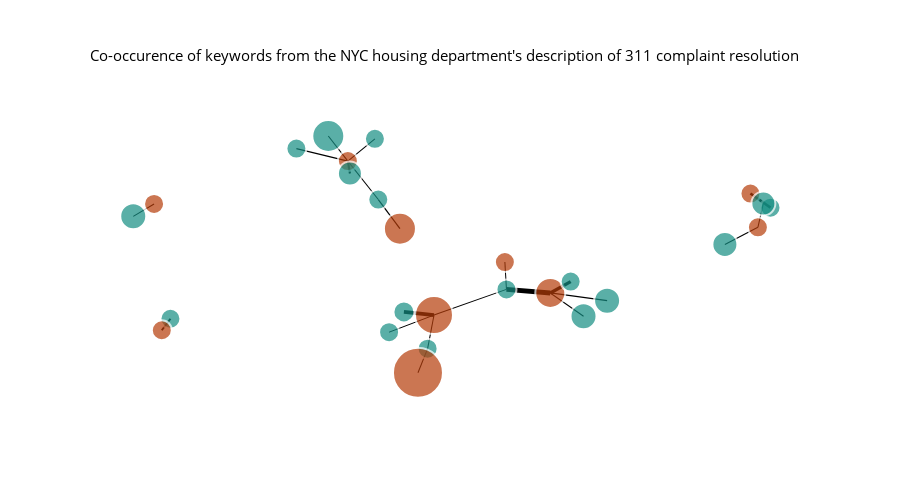

Notebook code cell kept with this figure:
### Markdown cell above
### Plot the network

### Code cell
layout = go.Layout(
    paper_bgcolor='rgba(0,0,0,0)', # transparent background
    plot_bgcolor='rgba(0,0,0,0)', # transparent 2nd background
    xaxis =  {'showgrid': False, 'zeroline': False}, # no gridlines
    yaxis = {'showgrid': False, 'zeroline': False}, # no gridlines
    title = "Co-occurence of keywords from the NYC housing department's description of 311 complaint resolution",
    title_font_color="black",
    title_font_size = 15,
    title_x = .1,
    title_y = .9,

)

# Create figure
fig = go.Figure(layout = layout)

# Add all edge traces
for trace in edge_trace:
    fig.add_trace(trace)
    
# Add node trace
fig.add_trace(node_trace)

# Remove legend
fig.update_layout(showlegend = False, width = 900, height = 500)

# Remove tick labels
fig.update_xaxes(showticklabels = False)
fig.update_yaxes(showticklabels = False)

# Show figure
fig.show()

#Write to HTML
fig.write_html('output/network_process_outcome_{}.html'.format(which_variable))

### Figure 1 — Plotly figure (JSON) as saved in the notebook; plotly's stock layout.template omitted (floating-point values rounded to 4 significant figures)
{"data": [{"hoverinfo": "text", "line": {"color": "black", "width": 1.056}, "mode": "lines", "text": ["CLOSED THIS COMPLAINT ADMINISTRATIVELY--RESOLUTION PROCESS UNKNOWN: 1.055585596308955"], "type": "scatter", "x": [-0.2463, -0.3305, null], "y": [0.9091, 0.7271, null]}, {"hoverinfo": "text", "line": {"color": "black", "width": 1.185}, "mode": "lines", "text": ["RESOLUTION PROCESS UNKNOWN--COMPLAINT CONDITIONS ARE STILL OPEN: 1.1846610779529212"], "type": "scatter", "x": [-0.3305, -0.4908, null], "y": [0.7271, 0.8291, null]}, {"hoverinfo": "text", "line": {"color": "black", "width": 1.088}, "mode": "lines", "text": ["RESOLUTION PROCESS UNKNOWN--IDENTIFIED POTENTIAL LEAD: 1.0878459646199279"], "type": "scatter", "x": [-0.3305, -0.3915, null], "y": [0.7271, 0.9319, null]}, {"hoverinfo": "text", "line": {"color": "black", "width": 2.129}, "mode": "lines", "text": ["RESOLUTION PROCESS UNKNOWN--ORIGINAL COMPLAINT IS STILL OPEN: 2.1291060892040337"], "type": "scatter", "x": [-0.3305, -0.3241, null], "y": [0.7271, 0.626, null]}, {"hoverinfo": "text", "line": {"color": "black", "width": 1.001}, "mode": "lines", "text": ["RESOLUTION PROCESS UNKNOWN--OUTCOME UNKNOWN CLOSED: 1.0012900519761714"], "type": "scatter", "x": [-0.3305, -0.2358, null], "y": [0.7271, 0.4134, null]}, {"hoverinfo": "text", "line": {"color": "black", "width": 1.028}, "mode": "lines", "text": ["COMPLAINT WAS ADDRESSED--CONTACTED AN OCCUPANT: 1.0278528796612765"], "type": "scatter", "x": [-0.9989, -0.934, null], "y": [0.2763, 0.3774, null]}, {"hoverinfo": "text", "line": {"color": "black", "width": 2.558}, "mode": "lines", "text": ["CONDITIONS WERE CORRECTED--CONTACTED A TENANT: 2.5575099049465218"], "type": "scatter", "x": [0.9857, 0.9233, null], "y": [0.3474, 0.4624, null]}, {"hoverinfo": "text", "line": {"color": "black", "width": 1}, "mode": "lines", "text": ["DID NOT HAVE ENOUGH TIME TO INSPECT--ATTEMPTED AND FAILED TO INVESTIGATE ORIGINAL PROPERTY: 1.0"], "type": "scatter", "x": [-0.2021, -0.06225, null], "y": [-0.669, -0.5294, null]}, {"hoverinfo": "text", "line": {"color": "black", "width": 1.034}, "mode": "lines", "text": ["ATTEMPTED AND FAILED TO INVESTIGATE ORIGINAL PROPERTY--NO VIOLATIONS WERE ISSUED: 1.0340174689815052"], "type": "scatter", "x": [-0.06225, 0.1634, null], "y": [-0.5294, -0.3197, null]}, {"hoverinfo": "text", "line": {"color": "black", "width": 3.787}, "mode": "lines", "text": ["ATTEMPTED AND FAILED TO INVESTIGATE ORIGINAL PROPERTY--NOT ABLE TO GAIN ACCESS: 3.7869475760512845"], "type": "scatter", "x": [-0.06225, -0.156, null], "y": [-0.5294, -0.5033, null]}, {"hoverinfo": "text", "line": {"color": "black", "width": 1.013}, "mode": "lines", "text": ["ATTEMPTED AND FAILED TO INVESTIGATE ORIGINAL PROPERTY--VIOLATION WAS ISSUED: 1.012864244134968"], "type": "scatter", "x": [-0.06225, -0.08216, null], "y": [-0.5294, -0.8033, null]}, {"hoverinfo": "text", "line": {"color": "black", "width": 1.075}, "mode": "lines", "text": ["LITERATURE HAS BEEN MAILED--LITERATURE PREPARATION: 1.075045202831766"], "type": "scatter", "x": [0.8437, 0.9465, null], "y": [0.04676, 0.1865, null]}, {"hoverinfo": "text", "line": {"color": "black", "width": 1.041}, "mode": "lines", "text": ["LITERATURE PREPARATION--LITERATURE WILL BE EMAILED WITHIN 24 HOURS: 1.0409121052900068"], "type": "scatter", "x": [0.9465, 0.9635, null], "y": [0.1865, 0.3814, null]}, {"hoverinfo": "text", "line": {"color": "black", "width": 1.009}, "mode": "lines", "text": ["NO VIOLATIONS WERE ISSUED--AT THE TIME OF THE INSPECTION: 1.0086358663923323"], "type": "scatter", "x": [0.1634, 0.1585, null], "y": [-0.3197, -0.09661, null]}, {"hoverinfo": "text", "line": {"color": "black", "width": 5}, "mode": "lines", "text": ["NO VIOLATIONS WERE ISSUED--INSPECTED THE FOLLOWING CONDITIONS: 5.0"], "type": "scatter", "x": [0.1634, 0.2999, null], "y": [-0.3197, -0.349, null]}, {"hoverinfo": "text", "line": {"color": "black", "width": 1.001}, "mode": "lines", "text": ["INSPECTED THE FOLLOWING CONDITIONS--SECTION 8 FAILURE WAS ISSUED: 1.0006008150679886"], "type": "scatter", "x": [0.2999, 0.4034, null], "y": [-0.349, -0.5388, null]}, {"hoverinfo": "text", "line": {"color": "black", "width": 3.395}, "mode": "lines", "text": ["INSPECTED THE FOLLOWING CONDITIONS--VIOLATIONS WERE ISSUED: 3.3954972878300937"], "type": "scatter", "x": [0.2999, 0.3634, null], "y": [-0.349, -0.2563, null]}, {"hoverinfo": "text", "line": {"color": "black", "width": 1.301}, "mode": "lines", "text": ["INSPECTED THE FOLLOWING CONDITIONS--VIOLATIONS WERE PREVIOUSLY ISSUED: 1.3005367659145142"], "type": "scatter", "x": [0.2999, 0.4769, null], "y": [-0.349, -0.4124, null]}, {"hoverinfo": "text", "line": {"color": "black", "width": 1.187}, "mode": "lines", "text": ["OUTCOME UNKNOWN CLOSED--CONDUCTED OR ATTEMPTED TO CONDUCT AN INSPECTION: 1.1871731651051143"], "type": "scatter", "x": [-0.2358, -0.1684, null], "y": [0.4134, 0.1754, null]}, {"hoverinfo": "text", "line": {"color": "black", "width": 1.983}, "mode": "lines", "text": ["RESTORED--ADVISED BY A TENANT IN THE BUILDING: 1.9832712680031968"], "type": "scatter", "x": [-0.8831, -0.91, null], "y": [-0.5593, -0.6532, null]}, {"hoverinfo": "text", "line": {"color": "black", "width": 1.012}, "mode": "lines", "text": ["VIOLATION WAS ISSUED--BY INSPECTING ANOTHER APARTMENT: 1.01183945767938"], "type": "scatter", "x": [-0.08216, -0.1122, null], "y": [-0.8033, -1, null]}, {"hoverinfo": "text", "marker": {"color": ["#148E82", "#B53C09", "#148E82", "#148E82", "#B53C09", "#148E82", "#B53C09", "#148E82", "#B53C09", "#148E82", "#148E82", "#B53C09", "#148E82", "#148E82", "#B53C09", "#B53C09", "#148E82", "#148E82", "#148E82", "#B53C09", "#148E82", "#B53C09", "#148E82", "#148E82", "#B53C09", "#148E82", "#148E82"], "line": {"width": 2}, "size": [20, 20, 20, 26, 20, 20, 20, 20, 38, 32, 25, 20, 24, 20, 20, 30, 21, 24, 20, 32, 20, 20, 26, 20, 50, 20, 26]}, "mode": "markers", "text": ["CLOSED THIS COMPLAINT ADMINISTRATIVELY", "RESOLUTION PROCESS UNKNOWN", "COMPLAINT CONDITIONS ARE STILL OPEN", "COMPLAINT WAS ADDRESSED", "CONTACTED AN OCCUPANT", "CONDITIONS WERE CORRECTED", "CONTACTED A TENANT", "DID NOT HAVE ENOUGH TIME TO INSPECT", "ATTEMPTED AND FAILED TO INVESTIGATE ORIGINAL PROPERTY", "IDENTIFIED POTENTIAL LEAD", "LITERATURE HAS BEEN MAILED", "LITERATURE PREPARATION", "LITERATURE WILL BE EMAILED WITHIN 24 HOURS", "NO VIOLATIONS WERE ISSUED", "AT THE TIME OF THE INSPECTION", "INSPECTED THE FOLLOWING CONDITIONS", "NOT ABLE TO GAIN ACCESS", "ORIGINAL COMPLAINT IS STILL OPEN", "OUTCOME UNKNOWN CLOSED", "CONDUCTED OR ATTEMPTED TO CONDUCT AN INSPECTION", "RESTORED", "ADVISED BY A TENANT IN THE BUILDING", "SECTION 8 FAILURE WAS ISSUED", "VIOLATION WAS ISSUED", "BY INSPECTING ANOTHER APARTMENT", "VIOLATIONS WERE ISSUED", "VIOLATIONS WERE PREVIOUSLY ISSUED"], "textposition": "top center", "type": "scatter", "x": [-0.2463, -0.3305, -0.4908, -0.9989, -0.934, 0.9857, 0.9233, -0.2021, -0.06225, -0.3915, 0.8437, 0.9465, 0.9635, 0.1634, 0.1585, 0.2999, -0.156, -0.3241, -0.2358, -0.1684, -0.8831, -0.91, 0.4034, -0.08216, -0.1122, 0.3634, 0.4769], "y": [0.9091, 0.7271, 0.8291, 0.2763, 0.3774, 0.3474, 0.4624, -0.669, -0.5294, 0.9319, 0.04676, 0.1865, 0.3814, -0.3197, -0.09661, -0.349, -0.5033, 0.626, 0.4134, 0.1754, -0.5593, -0.6532, -0.5388, -0.8033, -1, -0.2563, -0.4124]}], "layout": {"height": 500, "paper_bgcolor": "rgba(0,0,0,0)", "plot_bgcolor": "rgba(0,0,0,0)", "showlegend": false, "title": {"font": {"color": "black", "size": 15}, "text": "Co-occurence of keywords from the NYC housing department's description of 311 complaint resolution", "x": 0.1, "y": 0.9}, "width": 900, "xaxis": {"showgrid": false, "showticklabels": false, "zeroline": false}, "yaxis": {"showgrid": false, "showticklabels": false, "zeroline": false}}}
